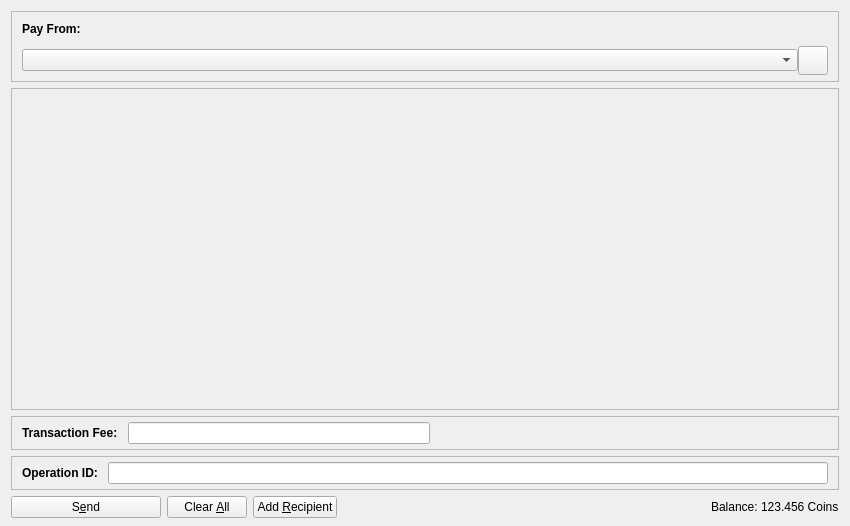
<?xml version="1.0" encoding="UTF-8"?>
<ui version="4.0">
 <class>ZSendCoinsDialog</class>
 <widget class="QDialog" name="ZSendCoinsDialog">
  <property name="geometry">
   <rect>
    <x>0</x>
    <y>0</y>
    <width>850</width>
    <height>526</height>
   </rect>
  </property>
  <property name="windowTitle">
   <string>Z-Send Coins</string>
  </property>
  <layout class="QVBoxLayout" name="verticalLayout" stretch="0,1,0,0,0">
   <property name="bottomMargin">
    <number>8</number>
   </property>
   <item>
    <widget class="QFrame" name="frameCoinControl">
     <property name="sizePolicy">
      <sizepolicy hsizetype="Expanding" vsizetype="Expanding">
       <horstretch>0</horstretch>
       <verstretch>0</verstretch>
      </sizepolicy>
     </property>
     <property name="maximumSize">
      <size>
       <width>16777215</width>
       <height>16777215</height>
      </size>
     </property>
     <property name="frameShape">
      <enum>QFrame::StyledPanel</enum>
     </property>
     <property name="frameShadow">
      <enum>QFrame::Sunken</enum>
     </property>
     <layout class="QVBoxLayout" name="verticalLayoutCoinControl2">
      <property name="spacing">
       <number>0</number>
      </property>
      <property name="leftMargin">
       <number>0</number>
      </property>
      <property name="topMargin">
       <number>0</number>
      </property>
      <property name="rightMargin">
       <number>0</number>
      </property>
      <property name="bottomMargin">
       <number>6</number>
      </property>
      <item>
       <layout class="QVBoxLayout" name="verticalLayoutCoinControl" stretch="0,0">
        <property name="spacing">
         <number>0</number>
        </property>
        <property name="leftMargin">
         <number>10</number>
        </property>
        <property name="topMargin">
         <number>10</number>
        </property>
        <item>
         <layout class="QHBoxLayout" name="horizontalLayoutCoinControl1">
          <property name="rightMargin">
           <number>0</number>
          </property>
          <property name="bottomMargin">
           <number>10</number>
          </property>
          <item>
           <widget class="QLabel" name="labelCoinControlFeatures">
            <property name="sizePolicy">
             <sizepolicy hsizetype="Preferred" vsizetype="Maximum">
              <horstretch>0</horstretch>
              <verstretch>0</verstretch>
             </sizepolicy>
            </property>
            <property name="font">
             <font>
              <weight>75</weight>
              <bold>true</bold>
             </font>
            </property>
            <property name="styleSheet">
             <string notr="true">font-weight:bold;</string>
            </property>
            <property name="text">
             <string>Pay From:</string>
            </property>
           </widget>
          </item>
         </layout>
        </item>
        <item>
         <layout class="QHBoxLayout" name="horizontalLayoutCoinControl2" stretch="0,0">
          <property name="spacing">
           <number>0</number>
          </property>
          <property name="rightMargin">
           <number>10</number>
          </property>
          <property name="bottomMargin">
           <number>0</number>
          </property>
          <item>
           <widget class="QComboBox" name="payFromAddress"/>
          </item>
          <item>
           <widget class="QToolButton" name="refreshPayFrom">
            <property name="toolTip">
             <string>Refresh address list</string>
            </property>
            <property name="text">
             <string/>
            </property>
            <property name="icon">
             <iconset resource="../zkstake.qrc">
              <normaloff>:/icons/refresh</normaloff>:/icons/refresh</iconset>
            </property>
            <property name="iconSize">
             <size>
              <width>22</width>
              <height>22</height>
             </size>
            </property>
           </widget>
          </item>
         </layout>
        </item>
       </layout>
      </item>
     </layout>
    </widget>
   </item>
   <item>
    <widget class="QScrollArea" name="scrollArea">
     <property name="widgetResizable">
      <bool>true</bool>
     </property>
     <widget class="QWidget" name="scrollAreaWidgetContents">
      <property name="geometry">
       <rect>
        <x>0</x>
        <y>0</y>
        <width>830</width>
        <height>304</height>
       </rect>
      </property>
      <layout class="QVBoxLayout" name="verticalLayout_2" stretch="0,1">
       <property name="leftMargin">
        <number>0</number>
       </property>
       <property name="topMargin">
        <number>0</number>
       </property>
       <property name="rightMargin">
        <number>0</number>
       </property>
       <property name="bottomMargin">
        <number>0</number>
       </property>
       <item>
        <layout class="QVBoxLayout" name="entries">
         <property name="spacing">
          <number>6</number>
         </property>
        </layout>
       </item>
       <item>
        <spacer name="verticalSpacer">
         <property name="orientation">
          <enum>Qt::Vertical</enum>
         </property>
         <property name="sizeHint" stdset="0">
          <size>
           <width>20</width>
           <height>40</height>
          </size>
         </property>
        </spacer>
       </item>
      </layout>
     </widget>
    </widget>
   </item>
   <item>
    <widget class="QFrame" name="frameFee">
     <property name="sizePolicy">
      <sizepolicy hsizetype="Expanding" vsizetype="Expanding">
       <horstretch>0</horstretch>
       <verstretch>0</verstretch>
      </sizepolicy>
     </property>
     <property name="maximumSize">
      <size>
       <width>16777215</width>
       <height>16777215</height>
      </size>
     </property>
     <property name="frameShape">
      <enum>QFrame::StyledPanel</enum>
     </property>
     <property name="frameShadow">
      <enum>QFrame::Sunken</enum>
     </property>
     <layout class="QVBoxLayout" name="verticalLayoutFee1">
      <property name="spacing">
       <number>0</number>
      </property>
      <property name="leftMargin">
       <number>0</number>
      </property>
      <property name="topMargin">
       <number>0</number>
      </property>
      <property name="rightMargin">
       <number>0</number>
      </property>
      <property name="bottomMargin">
       <number>0</number>
      </property>
      <item>
       <layout class="QVBoxLayout" name="verticalLayoutFee2" stretch="0,0,0">
        <property name="spacing">
         <number>0</number>
        </property>
        <property name="leftMargin">
         <number>10</number>
        </property>
        <property name="topMargin">
         <number>0</number>
        </property>
        <item>
         <spacer name="verticalSpacer_2">
          <property name="orientation">
           <enum>Qt::Vertical</enum>
          </property>
          <property name="sizeHint" stdset="0">
           <size>
            <width>40</width>
            <height>5</height>
           </size>
          </property>
         </spacer>
        </item>
        <item>
         <layout class="QHBoxLayout" name="horizontalLayoutFee1">
          <property name="bottomMargin">
           <number>0</number>
          </property>
          <item>
           <layout class="QVBoxLayout" name="verticalLayoutFee7">
            <property name="spacing">
             <number>0</number>
            </property>
            <item>
             <layout class="QHBoxLayout" name="horizontalLayoutSmartFee">
              <property name="spacing">
               <number>10</number>
              </property>
              <item>
               <widget class="QLabel" name="labelFeeHeadline">
                <property name="sizePolicy">
                 <sizepolicy hsizetype="Preferred" vsizetype="Maximum">
                  <horstretch>0</horstretch>
                  <verstretch>0</verstretch>
                 </sizepolicy>
                </property>
                <property name="font">
                 <font>
                  <weight>75</weight>
                  <bold>true</bold>
                 </font>
                </property>
                <property name="styleSheet">
                 <string notr="true">font-weight:bold;</string>
                </property>
                <property name="text">
                 <string>Transaction Fee:</string>
                </property>
               </widget>
              </item>
              <item>
               <widget class="ZKstakeAmountField" name="customFee"/>
              </item>
             </layout>
            </item>
           </layout>
          </item>
          <item>
           <spacer name="horizontalSpacer_4">
            <property name="orientation">
             <enum>Qt::Horizontal</enum>
            </property>
            <property name="sizeType">
             <enum>QSizePolicy::MinimumExpanding</enum>
            </property>
            <property name="sizeHint" stdset="0">
             <size>
              <width>40</width>
              <height>20</height>
             </size>
            </property>
           </spacer>
          </item>
         </layout>
        </item>
        <item>
         <spacer name="verticalSpacerFee">
          <property name="orientation">
           <enum>Qt::Vertical</enum>
          </property>
          <property name="sizeHint" stdset="0">
           <size>
            <width>40</width>
            <height>5</height>
           </size>
          </property>
         </spacer>
        </item>
       </layout>
      </item>
     </layout>
    </widget>
   </item>
   <item>
    <widget class="QFrame" name="frameResult">
     <property name="sizePolicy">
      <sizepolicy hsizetype="Expanding" vsizetype="Expanding">
       <horstretch>0</horstretch>
       <verstretch>0</verstretch>
      </sizepolicy>
     </property>
     <property name="maximumSize">
      <size>
       <width>16777215</width>
       <height>16777215</height>
      </size>
     </property>
     <property name="frameShape">
      <enum>QFrame::StyledPanel</enum>
     </property>
     <property name="frameShadow">
      <enum>QFrame::Sunken</enum>
     </property>
     <layout class="QVBoxLayout" name="verticalLayoutResult1">
      <property name="spacing">
       <number>0</number>
      </property>
      <property name="leftMargin">
       <number>0</number>
      </property>
      <property name="topMargin">
       <number>0</number>
      </property>
      <property name="rightMargin">
       <number>0</number>
      </property>
      <property name="bottomMargin">
       <number>0</number>
      </property>
      <item>
       <layout class="QVBoxLayout" name="verticalLayoutResult2" stretch="0,0,0">
        <property name="spacing">
         <number>0</number>
        </property>
        <property name="leftMargin">
         <number>10</number>
        </property>
        <property name="topMargin">
         <number>0</number>
        </property>
        <property name="rightMargin">
         <number>10</number>
        </property>
        <item>
         <spacer name="verticalSpacer_3">
          <property name="orientation">
           <enum>Qt::Vertical</enum>
          </property>
          <property name="sizeHint" stdset="0">
           <size>
            <width>40</width>
            <height>5</height>
           </size>
          </property>
         </spacer>
        </item>
        <item>
         <layout class="QHBoxLayout" name="horizontalLayoutResult1">
          <property name="bottomMargin">
           <number>0</number>
          </property>
          <item>
           <layout class="QVBoxLayout" name="verticalLayoutResult3">
            <property name="spacing">
             <number>0</number>
            </property>
            <item>
             <layout class="QHBoxLayout" name="horizontalLayoutResult2">
              <property name="spacing">
               <number>10</number>
              </property>
              <item>
               <widget class="QLabel" name="labelResultHeadline">
                <property name="sizePolicy">
                 <sizepolicy hsizetype="Preferred" vsizetype="Maximum">
                  <horstretch>0</horstretch>
                  <verstretch>0</verstretch>
                 </sizepolicy>
                </property>
                <property name="font">
                 <font>
                  <weight>75</weight>
                  <bold>true</bold>
                 </font>
                </property>
                <property name="styleSheet">
                 <string notr="true">font-weight:bold;</string>
                </property>
                <property name="text">
                 <string>Operation ID:</string>
                </property>
               </widget>
              </item>
              <item>
               <widget class="QLineEdit" name="operationId">
                <property name="readOnly">
                 <bool>true</bool>
                </property>
               </widget>
              </item>
             </layout>
            </item>
           </layout>
          </item>
         </layout>
        </item>
        <item>
         <spacer name="verticalSpacerResult">
          <property name="orientation">
           <enum>Qt::Vertical</enum>
          </property>
          <property name="sizeHint" stdset="0">
           <size>
            <width>40</width>
            <height>5</height>
           </size>
          </property>
         </spacer>
        </item>
       </layout>
      </item>
     </layout>
    </widget>
   </item>
   <item>
    <layout class="QHBoxLayout" name="horizontalLayout">
     <item>
      <widget class="QPushButton" name="sendButton">
       <property name="minimumSize">
        <size>
         <width>150</width>
         <height>0</height>
        </size>
       </property>
       <property name="toolTip">
        <string>Confirm the send action</string>
       </property>
       <property name="text">
        <string>S&amp;end</string>
       </property>
       <property name="icon">
        <iconset resource="../zkstake.qrc">
         <normaloff>:/icons/send</normaloff>:/icons/send</iconset>
       </property>
       <property name="autoDefault">
        <bool>false</bool>
       </property>
       <property name="default">
        <bool>false</bool>
       </property>
      </widget>
     </item>
     <item>
      <widget class="QPushButton" name="clearButton">
       <property name="sizePolicy">
        <sizepolicy hsizetype="Minimum" vsizetype="Fixed">
         <horstretch>0</horstretch>
         <verstretch>0</verstretch>
        </sizepolicy>
       </property>
       <property name="toolTip">
        <string>Clear all fields of the form.</string>
       </property>
       <property name="text">
        <string>Clear &amp;All</string>
       </property>
       <property name="icon">
        <iconset resource="../zkstake.qrc">
         <normaloff>:/icons/remove</normaloff>:/icons/remove</iconset>
       </property>
       <property name="autoDefault">
        <bool>false</bool>
       </property>
      </widget>
     </item>
     <item>
      <widget class="QPushButton" name="addButton">
       <property name="toolTip">
        <string>Send to multiple recipients at once</string>
       </property>
       <property name="text">
        <string>Add &amp;Recipient</string>
       </property>
       <property name="icon">
        <iconset resource="../zkstake.qrc">
         <normaloff>:/icons/add</normaloff>:/icons/add</iconset>
       </property>
       <property name="autoDefault">
        <bool>false</bool>
       </property>
      </widget>
     </item>
     <item>
      <spacer name="horizontalSpacer">
       <property name="orientation">
        <enum>Qt::Horizontal</enum>
       </property>
       <property name="sizeHint" stdset="0">
        <size>
         <width>40</width>
         <height>20</height>
        </size>
       </property>
      </spacer>
     </item>
     <item>
      <layout class="QHBoxLayout" name="horizontalLayout_2">
       <property name="spacing">
        <number>3</number>
       </property>
       <item>
        <widget class="QLabel" name="label">
         <property name="sizePolicy">
          <sizepolicy hsizetype="Preferred" vsizetype="Fixed">
           <horstretch>0</horstretch>
           <verstretch>0</verstretch>
          </sizepolicy>
         </property>
         <property name="text">
          <string>Balance:</string>
         </property>
        </widget>
       </item>
       <item>
        <widget class="QLabel" name="labelBalance">
         <property name="sizePolicy">
          <sizepolicy hsizetype="Preferred" vsizetype="Fixed">
           <horstretch>0</horstretch>
           <verstretch>0</verstretch>
          </sizepolicy>
         </property>
         <property name="cursor">
          <cursorShape>IBeamCursor</cursorShape>
         </property>
         <property name="text">
          <string notr="true">123.456 Coins</string>
         </property>
         <property name="textInteractionFlags">
          <set>Qt::LinksAccessibleByMouse|Qt::TextSelectableByKeyboard|Qt::TextSelectableByMouse</set>
         </property>
        </widget>
       </item>
      </layout>
     </item>
    </layout>
   </item>
  </layout>
 </widget>
 <customwidgets>
  <customwidget>
   <class>ZKstakeAmountField</class>
   <extends>QLineEdit</extends>
   <header>zkstakeamountfield.h</header>
   <container>1</container>
  </customwidget>
 </customwidgets>
 <resources>
  <include location="../zkstake.qrc"/>
 </resources>
 <connections/>
</ui>
